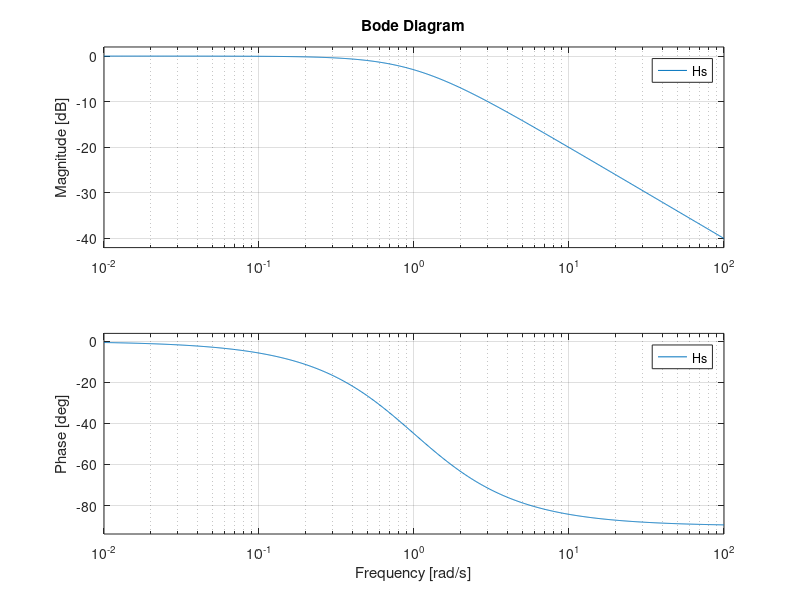
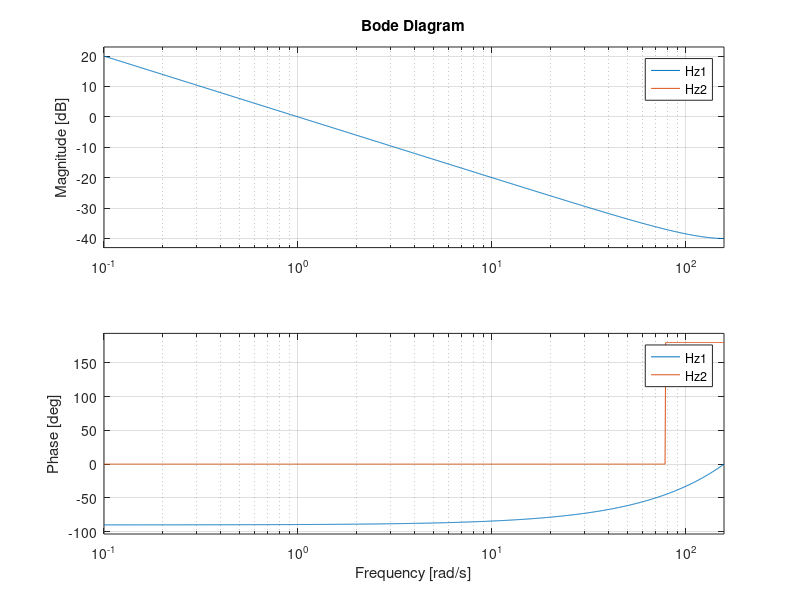

Write the MATLAB code that produced these figures, in order.
z = tf('z',20e-3);

tau = 1;
s = tf('s');
Hs = 1 / (tau*s + 1);

Ts = 20e-3;
Hz1 = tau*Ts / (1-tau*z^-1);
Hz2 = (1-tau) / (1-tau*z^-1);

figure(1);
bode(Hs);

figure(2);
bode(Hz1,Hz2);